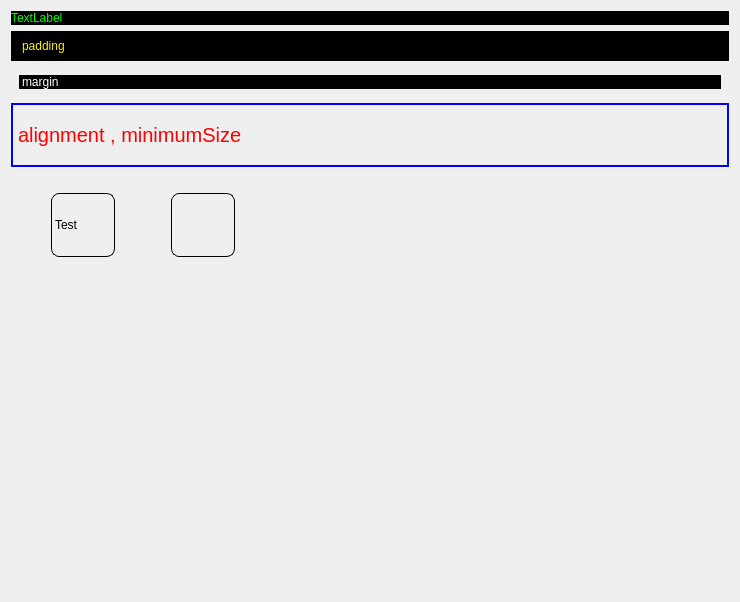
<?xml version="1.0" encoding="UTF-8"?>
<ui version="4.0">
 <class>Form</class>
 <widget class="QWidget" name="Form">
  <property name="geometry">
   <rect>
    <x>0</x>
    <y>0</y>
    <width>740</width>
    <height>602</height>
   </rect>
  </property>
  <property name="windowTitle">
   <string>Form</string>
  </property>
  <property name="windowOpacity">
   <double>13.000000000000000</double>
  </property>
  <property name="styleSheet">
   <string notr="true"/>
  </property>
  <layout class="QVBoxLayout" name="verticalLayout">
   <item>
    <widget class="QLabel" name="label">
     <property name="styleSheet">
      <string notr="true">color:#00ff00;
background-color:#000;</string>
     </property>
     <property name="text">
      <string>TextLabel</string>
     </property>
    </widget>
   </item>
   <item>
    <widget class="QLabel" name="label_2">
     <property name="styleSheet">
      <string notr="true">color:rgb(255, 238, 0);
background-color : black;
padding : 8px;</string>
     </property>
     <property name="text">
      <string>padding</string>
     </property>
    </widget>
   </item>
   <item>
    <widget class="QLabel" name="label_3">
     <property name="styleSheet">
      <string notr="true">background-color : black;
color : white;
margin:8px</string>
     </property>
     <property name="text">
      <string>margin</string>
     </property>
    </widget>
   </item>
   <item>
    <widget class="QLabel" name="label_4">
     <property name="sizePolicy">
      <sizepolicy hsizetype="Preferred" vsizetype="Preferred">
       <horstretch>0</horstretch>
       <verstretch>0</verstretch>
      </sizepolicy>
     </property>
     <property name="minimumSize">
      <size>
       <width>0</width>
       <height>64</height>
      </size>
     </property>
     <property name="styleSheet">
      <string notr="true">color: red;
border: 2px solid blue;
font-size: 20px;

</string>
     </property>
     <property name="text">
      <string>alignment , minimumSize</string>
     </property>
    </widget>
   </item>
   <item>
    <widget class="QFrame" name="frame">
     <property name="minimumSize">
      <size>
       <width>0</width>
       <height>128</height>
      </size>
     </property>
     <property name="frameShape">
      <enum>QFrame::NoFrame</enum>
     </property>
     <widget class="QLabel" name="label_5">
      <property name="geometry">
       <rect>
        <x>40</x>
        <y>20</y>
        <width>64</width>
        <height>64</height>
       </rect>
      </property>
      <property name="styleSheet">
       <string notr="true">border : 1px solid black;
border-radius : 8px;</string>
      </property>
      <property name="text">
       <string>Test</string>
      </property>
     </widget>
     <widget class="QLabel" name="btnHome">
      <property name="geometry">
       <rect>
        <x>160</x>
        <y>20</y>
        <width>64</width>
        <height>64</height>
       </rect>
      </property>
      <property name="styleSheet">
       <string notr="true">border: 1px solid black;
border-radius : 8px;
padding : 2px;</string>
      </property>
      <property name="text">
       <string/>
      </property>
      <property name="pixmap">
       <pixmap resource="assets.qrc">:/btn_icon/home.png</pixmap>
      </property>
      <property name="scaledContents">
       <bool>true</bool>
      </property>
     </widget>
    </widget>
   </item>
   <item>
    <spacer name="verticalSpacer">
     <property name="orientation">
      <enum>Qt::Vertical</enum>
     </property>
     <property name="sizeHint" stdset="0">
      <size>
       <width>20</width>
       <height>247</height>
      </size>
     </property>
    </spacer>
   </item>
  </layout>
 </widget>
 <resources>
  <include location="assets.qrc"/>
 </resources>
 <connections/>
</ui>
